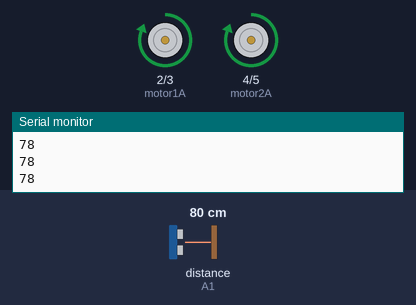
A sketch run on a simulated Arduino Uno, built with avr-gcc and run on an emulated ATmega328P. Parts: motor-driver pin pairs drawn as motors (green arrow = first pin HIGH = forward, orange = second pin HIGH = backward, longer = more drive), the last lines printed to the serial monitor. Wiring (inferred from the names in the program): ultrasonic range finder: trigger A0; echo A1. The test bench sets the inputs (shaded band); at power-on: distance to the obstacle (sensor on A1) 80 cm. The echo pulse lasts 58.3 µs per cm.

Above: at 1.2 s.
1.3 s: distance to the obstacle (sensor on A1) set to 24 cm
2.8 s: distance to the obstacle (sensor on A1) set to 20 cm
At 3.2 s:
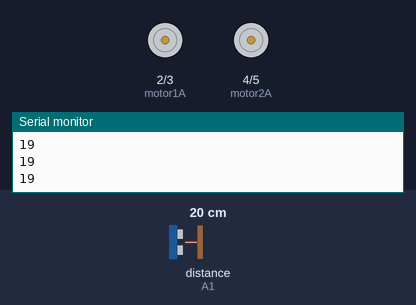
4.4 s: distance to the obstacle (sensor on A1) set to 35 cm
At 5.4 s:
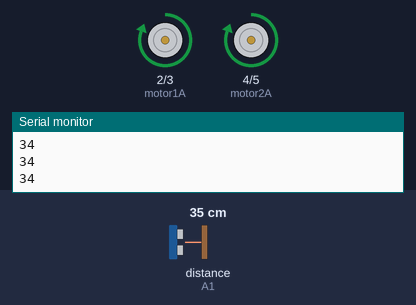
5.9 s: distance to the obstacle (sensor on A1) set to 2 cm
At 6.7 s:
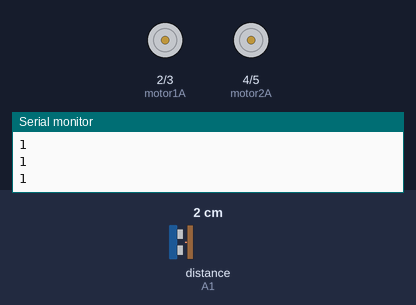
Timing chart, 0 to 8.4 s (numbered marks = the images above; inputs shaded):
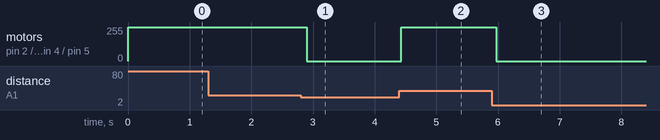

The sketch:

carrito.ino
```cpp
int trig = A0;
int echo = A1;

int motor1A = 2;
int motor1B = 3;
int motor2A = 4;
int motor2B = 5;

long duracion;
int distancia;

void setup() {
  pinMode(trig, OUTPUT);
  pinMode(echo, INPUT);

  pinMode(motor1A, OUTPUT);
  pinMode(motor1B, OUTPUT);
  pinMode(motor2A, OUTPUT);
  pinMode(motor2B, OUTPUT);

  Serial.begin(9600);
}

void loop() {
  // Medir la distancia
  digitalWrite(trig, LOW);
  delayMicroseconds(2);

  digitalWrite(trig, HIGH);
  delayMicroseconds(10);
  digitalWrite(trig, LOW);

  duracion = pulseIn(echo, HIGH, 30000);

  // Convertir el tiempo en centimetros
  if (duracion == 0) {
    distancia = 999;
  } else {
    distancia = duracion * 0.034 / 2;
  }

  Serial.println(distancia);

  // Si hay un obstaculo cerca, detenerse
  if (distancia <= 20) {
    digitalWrite(motor1A, LOW);
    digitalWrite(motor1B, LOW);
    digitalWrite(motor2A, LOW);
    digitalWrite(motor2B, LOW);
  } else {
    // Avanzar hacia adelante
    digitalWrite(motor1A, HIGH);
    digitalWrite(motor1B, LOW);
    digitalWrite(motor2A, HIGH);
    digitalWrite(motor2B, LOW);
  }

  delay(100);
}
```

Semaforo.ino
```cpp

```

Measured:
- the behaviour switches between 22 and 21 cm on distance to the obstacle (sensor on A1) (found by bisection; images 0 and 1)
- after the input at 2.8 s, motor on pin 2 (motor1A) / pin 3 (motor1B), motor on pin 4 (motor2A) / pin 5 (motor2B): forward 255/255 → stopped after 0.10 s
- after the input at 4.4 s, motor on pin 2 (motor1A) / pin 3 (motor1B), motor on pin 4 (motor2A) / pin 5 (motor2B): stopped → forward 255/255 at once
- after the input at 5.9 s, motor on pin 2 (motor1A) / pin 3 (motor1B), motor on pin 4 (motor2A) / pin 5 (motor2B): forward 255/255 → stopped after 0.07 s
